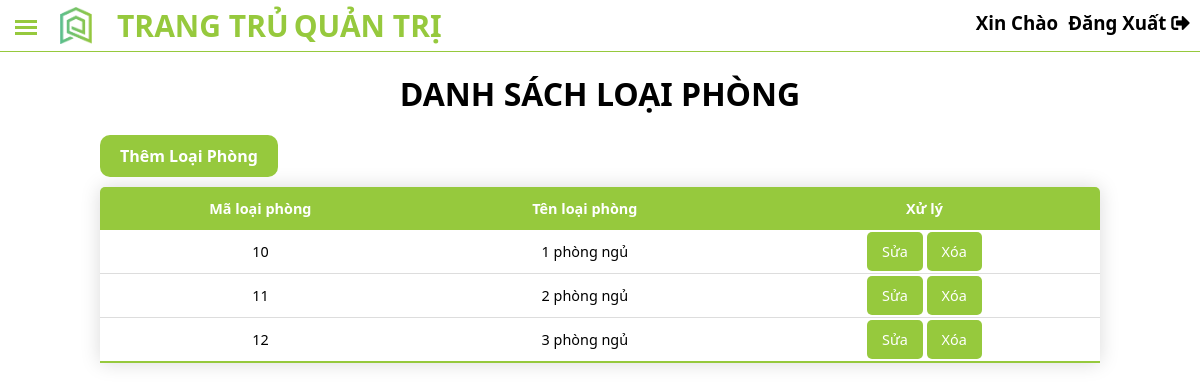
/loai_phong/adshow_lp.php, run on the app's committed database.
### tables this page shows
CREATE TABLE `loai_phong` (
  `ma_lp` int(11) NOT NULL,
  `ten_lp` varchar(255) NOT NULL
);

### database/database.php (called while the page is built, shortened)
<?php
class database
{
   public $conn;
   public function connect()
   {
      try {
         $this->conn = new PDO("mysql:host=localhost;dbname=du_an1; charset=utf8", "root", "");
         $this->conn->setAttribute(PDO::ATTR_ERRMODE, PDO::ERRMODE_EXCEPTION);
      } catch (PDOException $error) {
         echo "lỗi kết nối:" . $error->getMessage();
      }
   }
   public function select_all($sql_all)
   {
      try {
         $stmt = $this->conn->prepare($sql_all);
         $stmt->execute();
         $result = $stmt->fetchAll(PDO::FETCH_ASSOC);
         return $result;
      } catch (PDOException $error) {
         echo "lỗi kết nối:" . $error->getMessage();
      } finally {
         unset($conn);
      }
   }
}

### class/class.php (called while the page is built, shortened)
<?php
include_once "../database/database.php";
class user_class
{
    public $controll;
    public function __construct()
    {
        $this->controll = new database();
    }
    public function show_loaiphong()
    {
        $show_loai = "SELECT * FROM loai_phong";
        $result = $this->controll->select_all($show_loai);
        return $result;
    }
}

### loai_phong/adshow_lp.php (the view, shortened to what this page needs)
<?php include_once "../class/class.php"; ?>
<?php include_once "../admin/admin.php"; ?>
<div class="container">
  <?php
  $list_product = new user_class();
  ?>
  <h1>Danh sách loại phòng</h1>
  <a class="add" href="./insert_lp.php">Thêm Loại Phòng</a>
  <table class="content-table">
    <thead>
      <tr>
        <th>Mã loại phòng</th>
        <th>Tên loại phòng</th>
        <th>Xử lý</th>
      </tr>
    </thead>
    <tbody>
      <?php
      $users = $list_product->show_loaiphong();
      foreach ($users as $rows) {
      ?>
        <tr>
          <td><?php echo $rows['ma_lp'] ?></td>
          <td><?php echo $rows['ten_lp'] ?></td>
          <td><a class="edit" href="update_lp.php?update_loaiphong=<?php echo $rows['ma_lp']; ?>">Sửa</a>
            <a class="delete" onclick="return confirm('Bạn có chắc muốn xóa loại phòng này không?')" href="adshow_lp.php?delid=<?php echo $rows['ma_lp']; ?>">Xóa</a>
          </td>
        </tr>
      <?php } ?>
    </tbody>
  </table>
</div>

### css/admin.css (style rules this page uses)
* { margin: 0; padding: 0; box-sizing: border-box; outline: none; font-family: 'Segoe UI', Tahoma, Geneva, Verdana, sans-serif; }
.container { max-width: 1000px; text-align: center; margin: auto; }

### loai_phong/adshow_lp.php (style rules this page uses)
.container { max-width: 1000px; margin: auto; }
.container h1 { text-transform: uppercase; padding: 20px 0; }
.container .add { float: left; padding: 10px 20px; margin-bottom: 10px; background-color: #96c93d; border-radius: 10px; text-decoration: none; color: #fff; font-weight: bold; transition: all 0.3s ease-in-out; }
.content-table { border-collapse: collapse; margin: 25px 0; font-size: 0.9em; width: 1000px; border-radius: 5px 5px 0 0; overflow: hidden; box-shadow: 0 0 20px rgba(0, 0, 0, 0.15); }
.content-table thead tr { background-color: #96c93d; color: #ffffff; text-align: center; font-weight: bold; }
.content-table th, .content-table td { padding: 12px 15px; }
.content-table tbody tr { border-bottom: 1px solid #dddddd; transition: all 0.3s ease-in-out; }
.content-table td .edit, .content-table td .delete { text-decoration: none; color: #fff; padding: 10px 15px; background-color: #96c93d; border-radius: 5px; transition: all 0.3s ease-in-out; }
.content-table tbody tr:last-of-type { border-bottom: 2px solid #96c93d; }

### data on the page
loai_phong: ma_lp "10", ten_lp "1 phòng ngủ"
loai_phong: ma_lp "11", ten_lp "2 phòng ngủ"
loai_phong: ma_lp "12", ten_lp "3 phòng ngủ"
